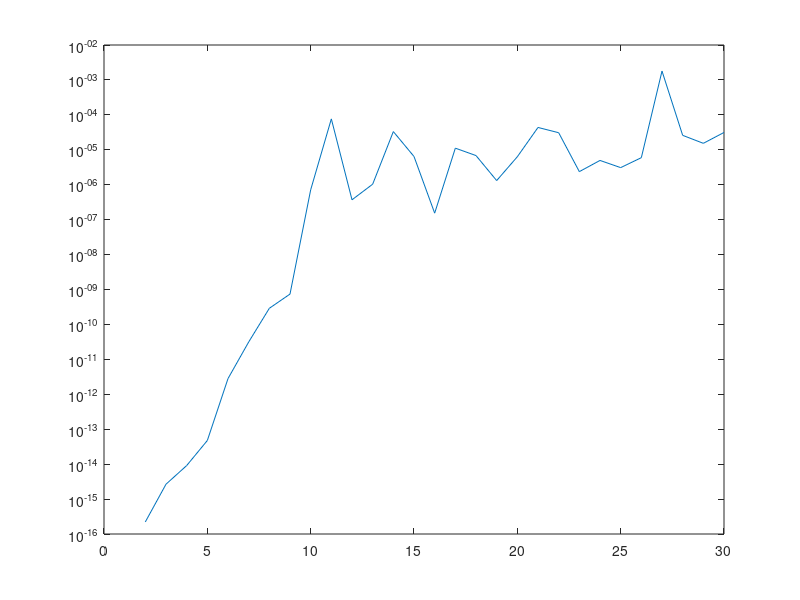

This chart was generated by the following MATLAB code:
clear
close all
clc

Ns = 1:30;

for i = 1:length(Ns)
    
    N = Ns(i);
    A = hilb(N);
    check = A\A;

    err(i) = abs(det(check)-1);
    
end


plot(Ns, err)
set(gca, 'Yscale', 'log')